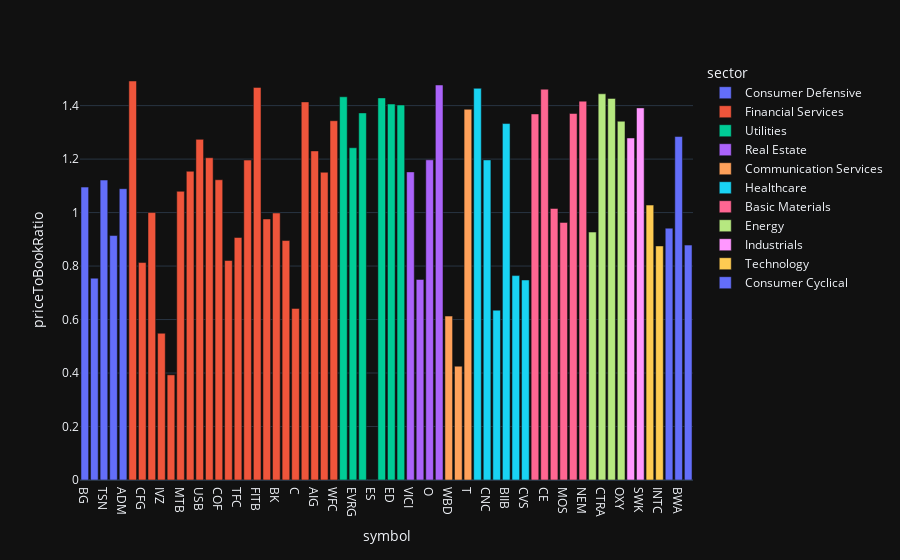

The code cell stored with this chart in its notebook:
### Code cell
fig = px.bar(
    seventh_criteria_df,
    x="symbol",
    y="priceToBookRatio",
    color="sector",
    hover_name="name",
)
fig.show()

### Figure 1 — Plotly figure (JSON) as saved in the notebook; plotly's stock layout.template omitted (floating-point values rounded to 4 significant figures)
{"data": [{"alignmentgroup": "True", "hovertemplate": "<b>%{hovertext}</b><br><br>sector=Consumer Defensive<br>symbol=%{x}<br>priceToBookRatio=%{y}<extra></extra>", "hovertext": ["Bunge Global", "Kraft Heinz", "Tyson Foods", "Molson Coors Beverage Company", "Archer Daniels Midland"], "legendgroup": "Consumer Defensive", "marker": {"color": "#636efa", "pattern": {"shape": ""}}, "name": "Consumer Defensive", "offsetgroup": "Consumer Defensive", "orientation": "v", "showlegend": true, "textposition": "auto", "type": "bar", "x": ["BG", "KHC", "TSN", "TAP", "ADM"], "xaxis": "x", "y": [1.095, 0.7548, 1.122, 0.9141, 1.089], "yaxis": "y"}, {"alignmentgroup": "True", "hovertemplate": "<b>%{hovertext}</b><br><br>sector=Financial Services<br>symbol=%{x}<br>priceToBookRatio=%{y}<extra></extra>", "hovertext": ["Arch Capital Group", "Citizens Financial Group", "Berkshire Hathaway", "Invesco", "Ameriprise Financial", "M&T Bank", "State Street Corporation", "U.S. Bancorp", "Regions Financial Corporation", "Capital One", "Franklin Resources", "Truist Financial", "Huntington Bancshares", "Fifth Third Bancorp", "Loews Corporation", "BNY Mellon", "KeyCorp", "Citigroup", "PNC Financial Services", "American International Group", "Bank of America", "Wells Fargo"], "legendgroup": "Financial Services", "marker": {"color": "#EF553B", "pattern": {"shape": ""}}, "name": "Financial Services", "offsetgroup": "Financial Services", "orientation": "v", "showlegend": true, "textposition": "auto", "type": "bar", "x": ["ACGL", "CFG", "BRK-B", "IVZ", "AMP", "MTB", "STT", "USB", "RF", "COF", "BEN", "TFC", "HBAN", "FITB", "L", "BK", "KEY", "C", "PNC", "AIG", "BAC", "WFC"], "xaxis": "x", "y": [1.492, 0.8131, 1.0, 0.5487, 0.3931, 1.08, 1.154, 1.274, 1.205, 1.123, 0.8208, 0.9068, 1.196, 1.468, 0.9761, 0.9985, 0.8954, 0.6416, 1.414, 1.231, 1.151, 1.344], "yaxis": "y"}, {"alignmentgroup": "True", "hovertemplate": "<b>%{hovertext}</b><br><br>sector=Utilities<br>symbol=%{x}<br>priceToBookRatio=%{y}<extra></extra>", "hovertext": ["PG&E Corporation", "Evergy", "Dominion Energy", "Eversource Energy", "Pinnacle West", "Consolidated Edison", "Exelon"], "legendgroup": "Utilities", "marker": {"color": "#00cc96", "pattern": {"shape": ""}}, "name": "Utilities", "offsetgroup": "Utilities", "orientation": "v", "showlegend": true, "textposition": "auto", "type": "bar", "x": ["PCG", "EVRG", "D", "ES", "PNW", "ED", "EXC"], "xaxis": "x", "y": [1.433, 1.242, 1.373, 0.0009435, 1.429, 1.406, 1.402], "yaxis": "y"}, {"alignmentgroup": "True", "hovertemplate": "<b>%{hovertext}</b><br><br>sector=Real Estate<br>symbol=%{x}<br>priceToBookRatio=%{y}<extra></extra>", "hovertext": ["Vici Properties", "Alexandria Real Estate Equities", "Realty Income", "Kimco Realty"], "legendgroup": "Real Estate", "marker": {"color": "#ab63fa", "pattern": {"shape": ""}}, "name": "Real Estate", "offsetgroup": "Real Estate", "orientation": "v", "showlegend": true, "textposition": "auto", "type": "bar", "x": ["VICI", "ARE", "O", "KIM"], "xaxis": "x", "y": [1.152, 0.7501, 1.197, 1.477], "yaxis": "y"}, {"alignmentgroup": "True", "hovertemplate": "<b>%{hovertext}</b><br><br>sector=Communication Services<br>symbol=%{x}<br>priceToBookRatio=%{y}<extra></extra>", "hovertext": ["Warner Bros. Discovery", "Paramount Global", "AT&T"], "legendgroup": "Communication Services", "marker": {"color": "#FFA15A", "pattern": {"shape": ""}}, "name": "Communication Services", "offsetgroup": "Communication Services", "orientation": "v", "showlegend": true, "textposition": "auto", "type": "bar", "x": ["WBD", "PARA", "T"], "xaxis": "x", "y": [0.613, 0.4256, 1.386], "yaxis": "y"}, {"alignmentgroup": "True", "hovertemplate": "<b>%{hovertext}</b><br><br>sector=Healthcare<br>symbol=%{x}<br>priceToBookRatio=%{y}<extra></extra>", "hovertext": ["Moderna", "Centene Corporation", "Viatris", "Biogen", "Walgreens Boots Alliance", "CVS Health"], "legendgroup": "Healthcare", "marker": {"color": "#19d3f3", "pattern": {"shape": ""}}, "name": "Healthcare", "offsetgroup": "Healthcare", "orientation": "v", "showlegend": true, "textposition": "auto", "type": "bar", "x": ["MRNA", "CNC", "VTRS", "BIIB", "WBA", "CVS"], "xaxis": "x", "y": [1.465, 1.197, 0.6351, 1.333, 0.7644, 0.748], "yaxis": "y"}, {"alignmentgroup": "True", "hovertemplate": "<b>%{hovertext}</b><br><br>sector=Basic Materials<br>symbol=%{x}<br>priceToBookRatio=%{y}<extra></extra>", "hovertext": ["DuPont", "Celanese", "Albemarle Corporation", "Mosaic Company (The)", "Nucor", "Newmont"], "legendgroup": "Basic Materials", "marker": {"color": "#FF6692", "pattern": {"shape": ""}}, "name": "Basic Materials", "offsetgroup": "Basic Materials", "orientation": "v", "showlegend": true, "textposition": "auto", "type": "bar", "x": ["DD", "CE", "ALB", "MOS", "NUE", "NEM"], "xaxis": "x", "y": [1.369, 1.461, 1.015, 0.9632, 1.37, 1.417], "yaxis": "y"}, {"alignmentgroup": "True", "hovertemplate": "<b>%{hovertext}</b><br><br>sector=Energy<br>symbol=%{x}<br>priceToBookRatio=%{y}<extra></extra>", "hovertext": ["Diamondback Energy", "Coterra", "Devon Energy", "Occidental Petroleum"], "legendgroup": "Energy", "marker": {"color": "#B6E880", "pattern": {"shape": ""}}, "name": "Energy", "offsetgroup": "Energy", "orientation": "v", "showlegend": true, "textposition": "auto", "type": "bar", "x": ["FANG", "CTRA", "DVN", "OXY"], "xaxis": "x", "y": [0.9271, 1.444, 1.427, 1.342], "yaxis": "y"}, {"alignmentgroup": "True", "hovertemplate": "<b>%{hovertext}</b><br><br>sector=Industrials<br>symbol=%{x}<br>priceToBookRatio=%{y}<extra></extra>", "hovertext": ["Global Payments", "Stanley Black & Decker"], "legendgroup": "Industrials", "marker": {"color": "#FF97FF", "pattern": {"shape": ""}}, "name": "Industrials", "offsetgroup": "Industrials", "orientation": "v", "showlegend": true, "textposition": "auto", "type": "bar", "x": ["GPN", "SWK"], "xaxis": "x", "y": [1.279, 1.391], "yaxis": "y"}, {"alignmentgroup": "True", "hovertemplate": "<b>%{hovertext}</b><br><br>sector=Technology<br>symbol=%{x}<br>priceToBookRatio=%{y}<extra></extra>", "hovertext": ["Hewlett Packard Enterprise", "Intel"], "legendgroup": "Technology", "marker": {"color": "#FECB52", "pattern": {"shape": ""}}, "name": "Technology", "offsetgroup": "Technology", "orientation": "v", "showlegend": true, "textposition": "auto", "type": "bar", "x": ["HPE", "INTC"], "xaxis": "x", "y": [1.028, 0.8752], "yaxis": "y"}, {"alignmentgroup": "True", "hovertemplate": "<b>%{hovertext}</b><br><br>sector=Consumer Cyclical<br>symbol=%{x}<br>priceToBookRatio=%{y}<extra></extra>", "hovertext": ["General Motors", "BorgWarner", "Ford Motor Company"], "legendgroup": "Consumer Cyclical", "marker": {"color": "#636efa", "pattern": {"shape": ""}}, "name": "Consumer Cyclical", "offsetgroup": "Consumer Cyclical", "orientation": "v", "showlegend": true, "textposition": "auto", "type": "bar", "x": ["GM", "BWA", "F"], "xaxis": "x", "y": [0.9417, 1.284, 0.8784], "yaxis": "y"}], "layout": {"barmode": "relative", "legend": {"title": {"text": "sector"}, "tracegroupgap": 0}, "margin": {"t": 60}, "xaxis": {"anchor": "y", "domain": [0, 1], "title": {"text": "symbol"}}, "yaxis": {"anchor": "x", "domain": [0, 1], "title": {"text": "priceToBookRatio"}}}}
